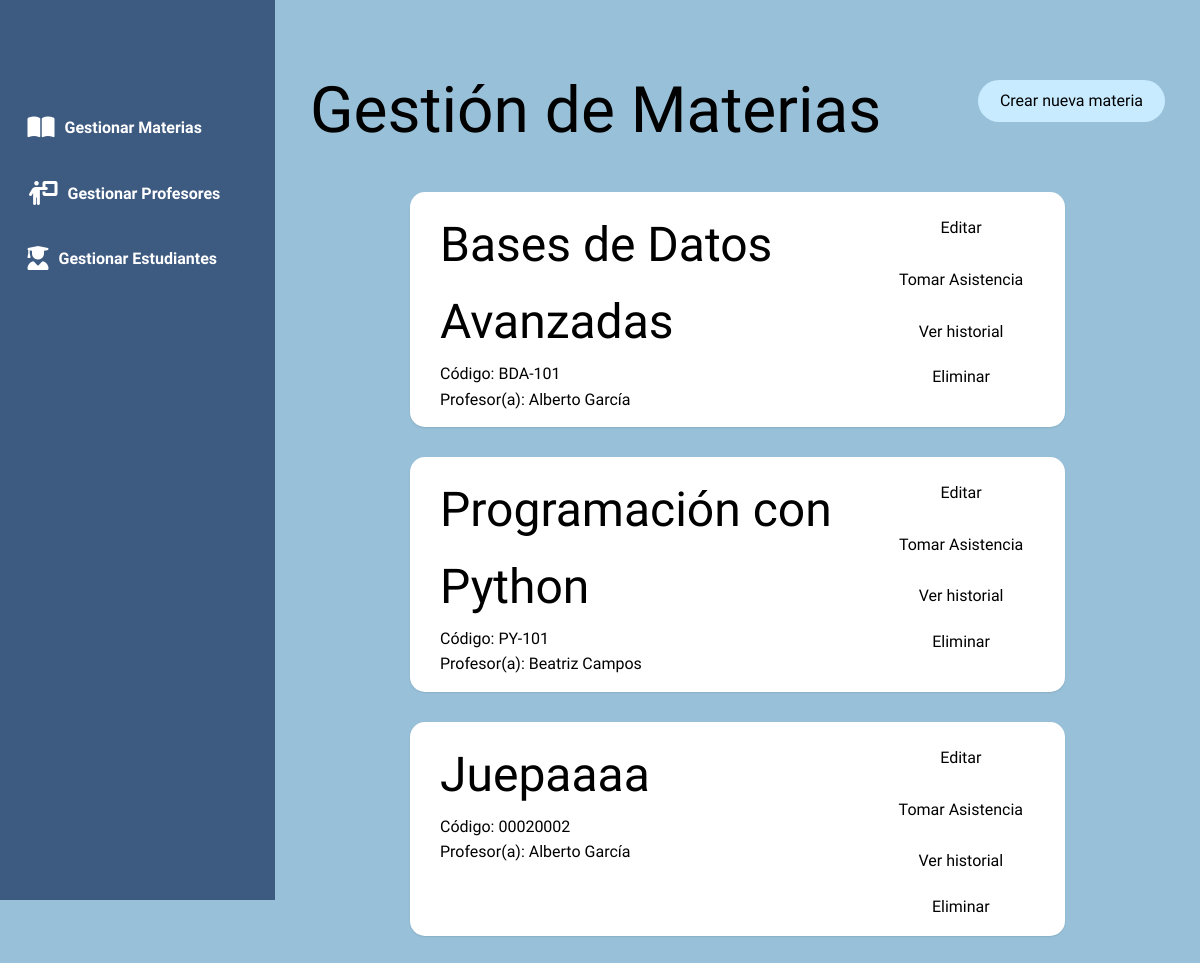
The app's page /, older data.
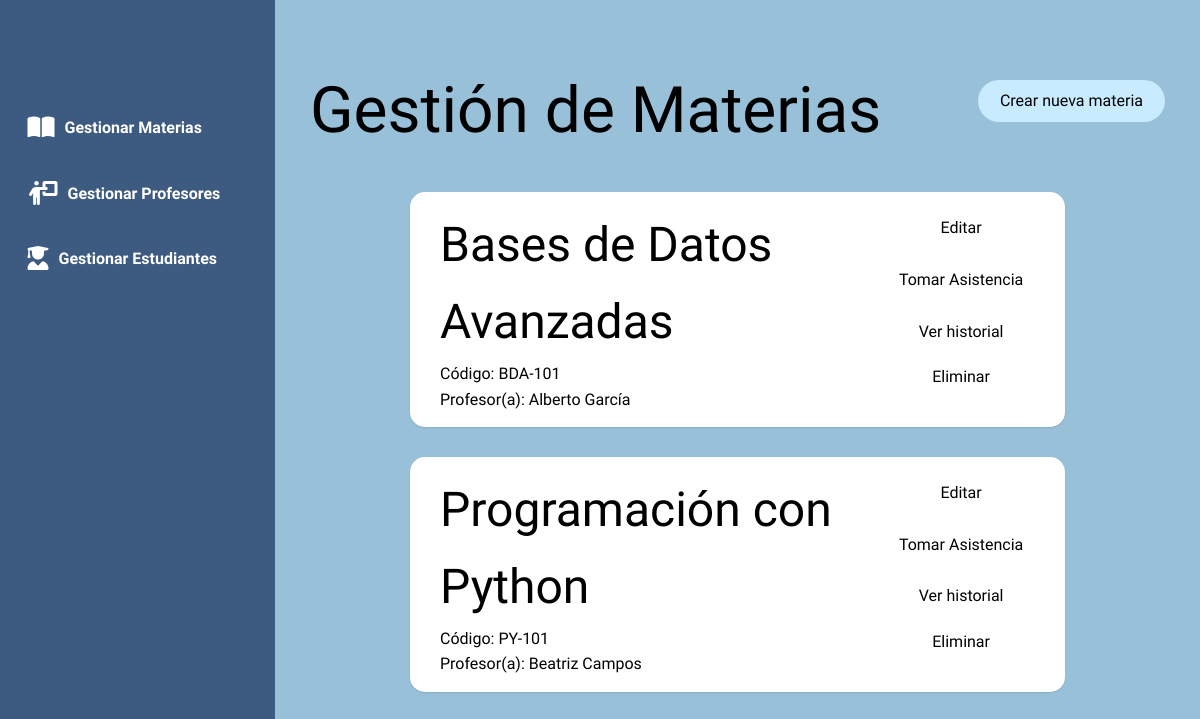
The same page, newer data.
### models.py (models this page shows)
class Materia(Base):
    __tablename__ = 'materias'
    id = Column(Integer, primary_key=True)
    nombre_materia = Column(String(100), nullable=False)
    codigo_materia = Column(String(20), unique=True, nullable=False)
    profesor_id = Column(Integer, ForeignKey('profesores.id'))
    profesor = relationship("Profesor", back_populates="materias")
    inscripciones = relationship("Inscripcion", back_populates="materia", cascade="all, delete-orphan")

class Profesor(Base):
    __tablename__ = 'profesores'
    id = Column(Integer, primary_key=True)
    nombre = Column(String(50), nullable=False)
    apellido = Column(String(50), nullable=False)
    especialidad = Column(String(100))
    is_active = Column(Boolean, default=True, nullable=False)
    materias = relationship("Materia", back_populates="profesor")

### app.py (the view)
@app.route('/')
def index():
    materias = session.query(Materia).join(Profesor).filter(Profesor.is_active == True).all()
    return render_template('index.html', materias=materias)

### templates/index.html (shortened to what this page needs)
{% extends "base.html" %}
{% block content %}
<div class="header">
    <h1>Gestión de Materias</h1>
    <a href="{{ url_for('nueva_materia') }}" class="btn create-btn">Crear nueva materia</a>
</div>
{% for materia in materias %}
	<div class="card">
		<div>
			<h2>{{ materia.nombre_materia }}</h2>
			<p>Código: {{ materia.codigo_materia }}</p>
			<p>Profesor(a): {{ materia.profesor.nombre }} {{ materia.profesor.apellido }}</p>
		</div>
		<div class="action-buttons">
			<a href="{{ url_for('editar_materia', materia_id=materia.id) }}" class="btn btn-card">Editar</a>
			<a href="{{ url_for('materia_detalle', materia_id=materia.id) }}" class="btn btn-card">Tomar Asistencia</a>
			<a href="{{ url_for('ver_asistencias', materia_id=materia.id) }}" class="btn btn-card">Ver historial</a>
			<form action="{{ url_for('eliminar_materia', materia_id=materia.id) }}" method="POST" style="display:inline;" onsubmit="return confirm('¿Seguro que deseas eliminar esta materia?');">
				<button type="submit" class="btn btn-delete">Eliminar</button>
			</form>
		</div>
	</div>
{% else %}
	<p>No hay materias registradas.</p>
{% endfor %}
{% endblock %}

Row changes from the older to the newer data that the page shows:
removed Materia: nombre_materia "Juepaaaa", codigo_materia "00020002", profesor.nombre "Alberto", profesor.apellido "García"
